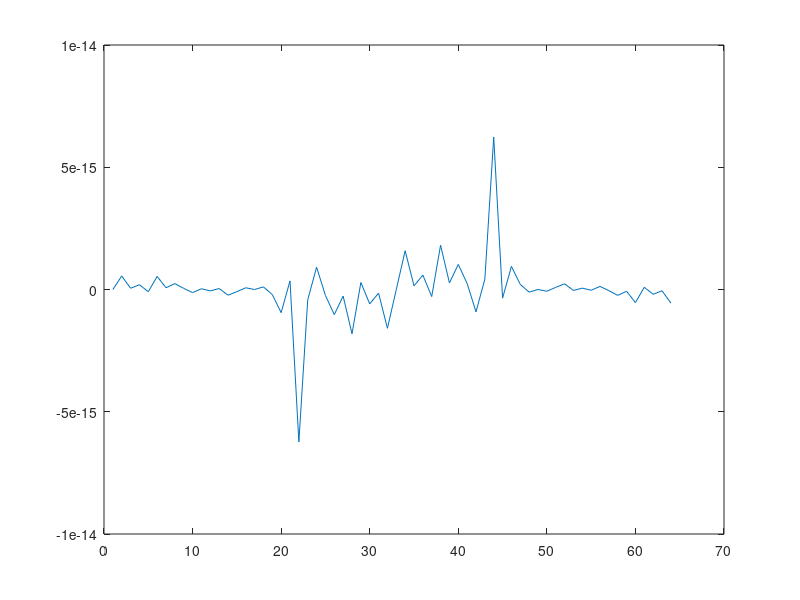
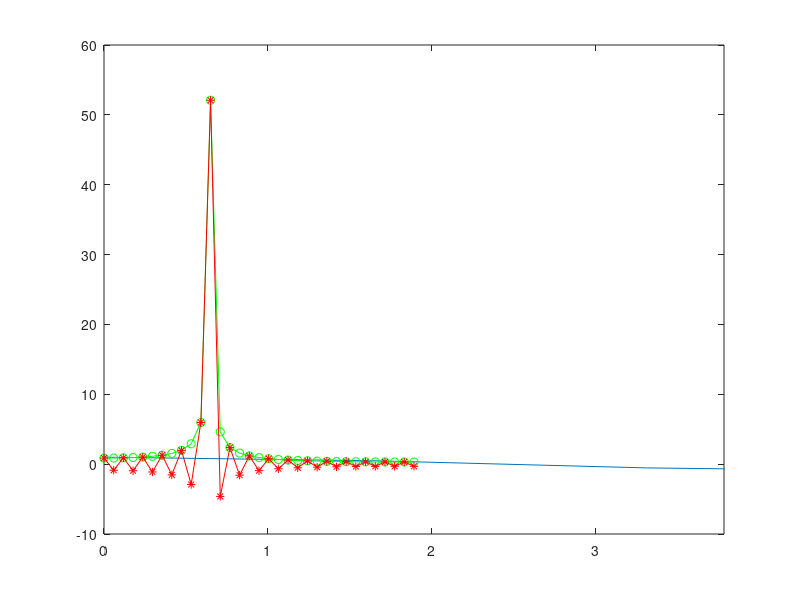
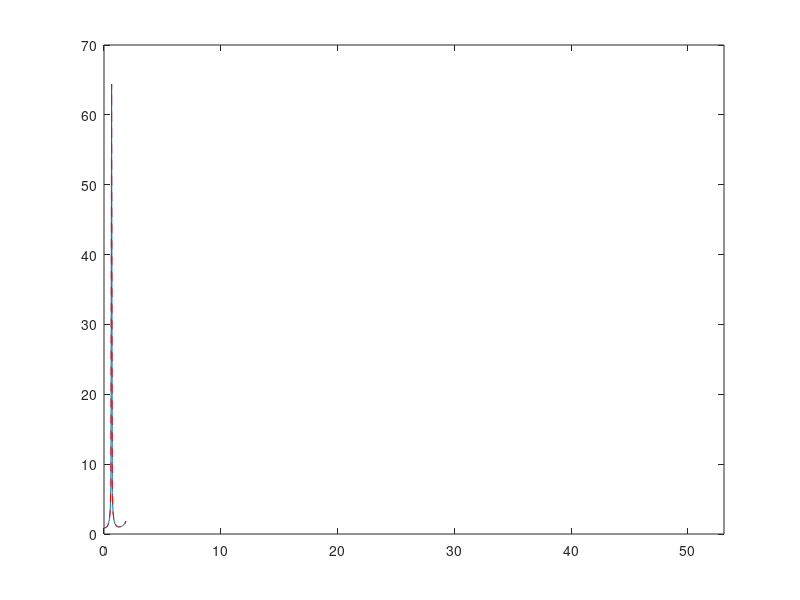
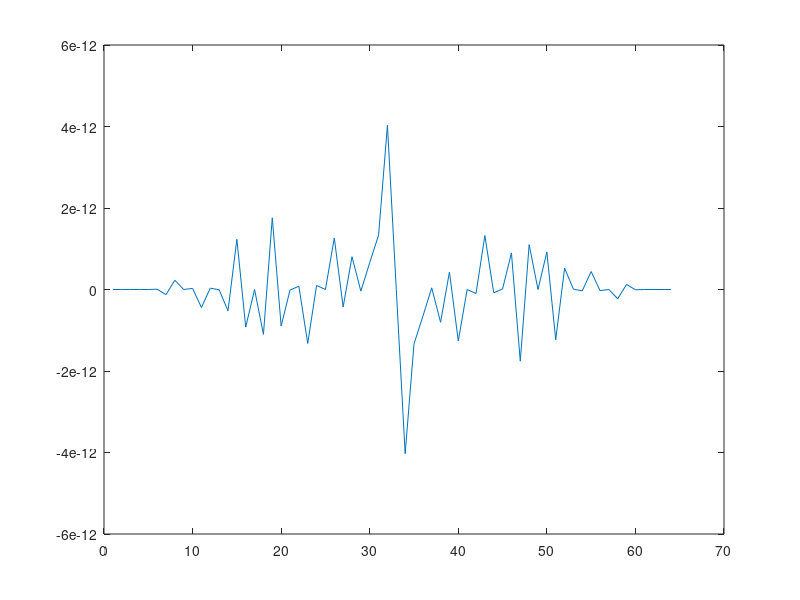

Write the MATLAB code that produced these figures, in order.
T=53.1;   %data window <---> leakage in frequency space (determines spetrum convolution kernal width)
            % also sets spectra physical resolution, if this is the data
            % period: w0=2*pi/T;
N=32;   %sampling frequency, determines extension/period/(overlap seperation) in spectra: wp=2*pi/dt=N*w0
            % changing this has no further effect on data quality when wp is big enough: wp>2*wmax
dt=T/N;  


x=dt*(0:N);
y=cos(pi*x);
% yy=y;N=N/2;
yy=[y,y(end-1:-1:2)];    %expand to symmetric form, so that its FT is real: y(N-n)=y(n)
yyk=fft(yy)*dt;           %restore from DFT amplitude to FT amplitude
% yyk=yyk/sqrt(2*pi);
z=imag(yyk)./real(yyk);
figure;plot(z)

figure;
plot(x,y);
hold on;
xk=2*pi/((2*N)*dt)*(0:N);
yk=yyk(1:N+1);
plot(xk,abs(yk),'g-o');
plot(xk,real(yk),'r-*');
% xlim([0,T]);
xlim([0,2*pi/dt]);
% set(gca,'yscale','log')

yp=exp(-xk.^2/2);
figure;
plot(xk,abs(real(yk))./yp,'-',xk,abs(yk)./yp,'r--')
xlim([0,T])
% set(gca,'yscale','log')
%%
% if sampling from (-T/2,T/2), this corresponds to a phase shift:
% exp(i*w*T/2)=exp(i*k*w0*T/2)=exp(i*k*pi)=+1/-1

T=4;   %data window <---> leakage in frequency space (determines spetrum convolution kernal width)
            % also sets spectra physical resolution, if this is the data
            % period: w0=2*pi/T;
N=32;   %sampling frequency, determines extension/period/(overlap seperation) in spectra: wp=2*pi/dt=N*w0
            % changing this has no further effect on data quality when wp is big enough: wp>2*wmax
dt=T/N;  


x=dt*(-N:N-1);
y=exp(-x.^2/2);
yy=y;
% yy=[y,y(end-1:-1:2)];    %expand to symmetric form, so that its FT is real: y(N-n)=y(n)
yyk=fft(yy)*dt;           %restore from DFT amplitude to FT amplitude
yyk=yyk/sqrt(2*pi);
z=imag(yyk)./real(yyk);
figure;plot(z)

figure;
plot(x,y);
hold on;
xk=2*pi/((2*N)*dt)*(0:N);
yk=yyk(1:N+1);
plot(xk,abs(yk),'g');
plot(xk,abs(real(yk)),'r--');
xlim([0,T]);
% set(gca,'yscale','log')

yp=exp(-xk.^2/2);
figure;
plot(xk,real(yk)./yp,'-',xk,abs(yk)./yp,'r--')
xlim([0,T])
% set(gca,'yscale','log')
%% without symmetric expansion (lose even parity); 
% left half of the signal is truncated, leading to a severely smeared spectrum (convolved with exp(i*w*T/2)*sinc(wT/2))
% this must be avoided!!

T=16;   %data window <---> leakage in frequency space (determines spetrum convolution kernal width)
            % also sets spectra physical resolution, if this is the data
            % period: w0=2*pi/T;
N=320;   %sampling frequency, determines extension/period/(overlap seperation) in spectra: wp=2*pi/dt=N*w0
            % changing this has no further effect on data quality when wp is big enough: wp>2*wmax
dt=T/N;  


x=dt*(0:N);
y=cos(pi*x);
yy=y;N=N/2;
% yy=[y,y(end-1:-1:2)];    %expand to symmetric form, so that its FT is real: y(N-n)=y(n)
yyk=fft(yy)*dt;           %restore from DFT amplitude to FT amplitude
yyk=yyk/sqrt(2*pi);
z=imag(yyk)./real(yyk);
figure;plot(z)

figure;
plot(x,y);
hold on;
xk=2*pi/((2*N)*dt)*(0:N);
yk=yyk(1:N+1);
plot(xk,abs(yk),'g');
plot(xk,real(yk),'r--');
xlim([0,T]);
% set(gca,'yscale','log')

yp=exp(-xk.^2/2);
figure;
plot(xk,abs(real(yk))./yp,'-',xk,abs(yk)./yp,'r--')
xlim([0,T])
% set(gca,'yscale','log')